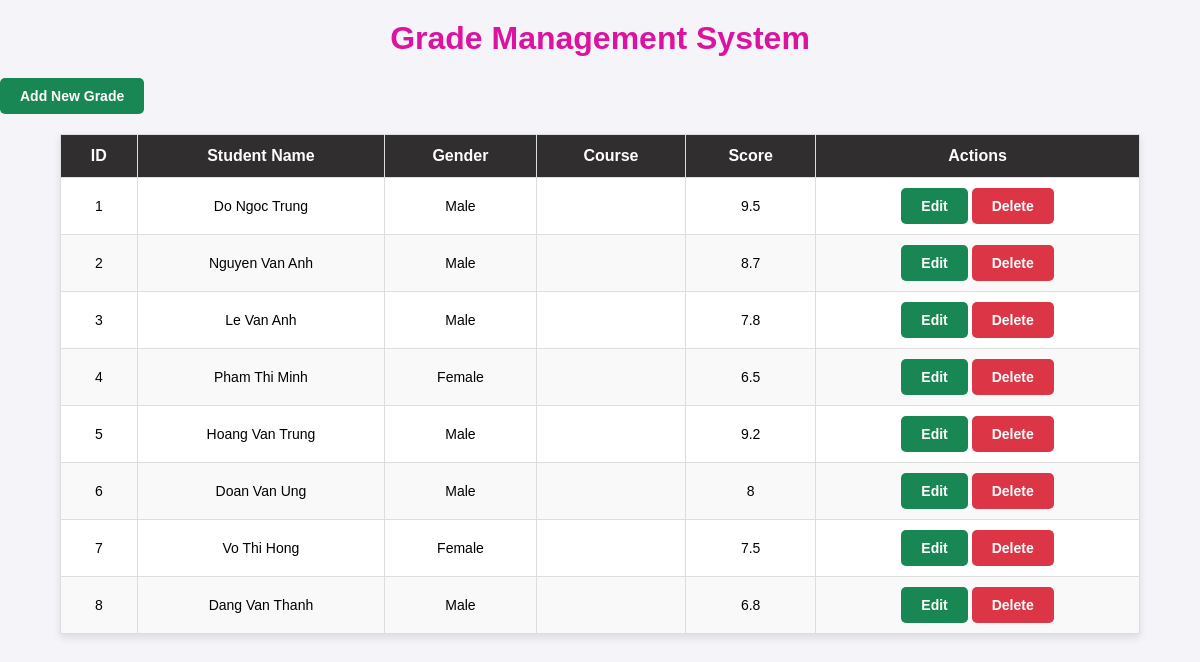
Page /manageGrades.php on the earlier database version.
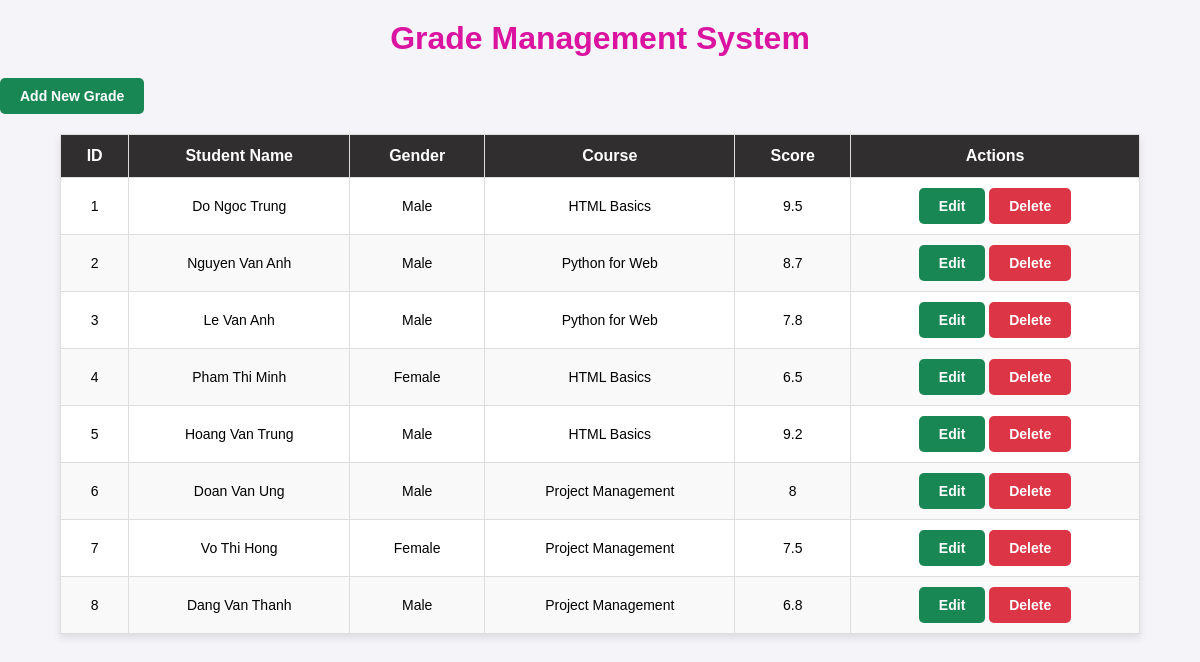
Same page on the later database version.
### tables this page shows
CREATE TABLE Grades (
    id INT AUTO_INCREMENT PRIMARY KEY,
    username VARCHAR(255) NOT NULL,
    gender ENUM('Male', 'Female') NOT NULL,
    Courses VARCHAR(255) NOT NULL,
    score FLOAT NOT NULL,
    FOREIGN KEY (id) REFERENCES attendance(id),
    created_at TIMESTAMP DEFAULT CURRENT_TIMESTAMP
);

### manageGrades.php (the view, shortened to what this page needs)
<!DOCTYPE html>
<html lang="en">
<head>
    <link rel="stylesheet" href="manageGrades.css">
</head>
<body>
    <h1>Grade Management System</h1>
    <a href="Add_grade.php" class="btn">Add New Grade</a>
    <table>
        <thead>
            <tr>
                <th>ID</th>
                <th>Student Name</th>
                <th>Gender</th>
                <th>Course</th>
                <th>Score</th>
                <th>Actions</th>
            </tr>
        </thead>
        <tbody>
            <?php
            include 'db.php';
            $result = $conn->query("SELECT * FROM Grades ORDER BY id ASC");
            while ($row = $result->fetch_assoc()) {
                echo "<tr>
                        <td>{$row['id']}</td>
                        <td>{$row['username']}</td>
                        <td>{$row['gender']}</td>
                        <td>{$row['Courses']}</td>
                        <td>{$row['score']}</td>
                        <td>
                            <a href='Edit_grade.php?id={$row['id']}' class='btn'>Edit</a>
                            <a href='Delete_grade.php?id={$row['id']}' class='btn delete'>Delete</a>
                        </td>
                    </tr>";
            }
            ?>
        </tbody>
    </table>
</body>
</html>

Differences in the rows shown:
changed grades "Do Ngoc Trung": Courses (not shown) → "HTML Basics"
changed grades "Nguyen Van Anh": Courses (not shown) → "Python for Web"
changed grades "Le Van Anh": Courses (not shown) → "Python for Web"
changed grades "Pham Thi Minh": Courses (not shown) → "HTML Basics"
changed grades "Hoang Van Trung": Courses (not shown) → "HTML Basics"
changed grades "Doan Van Ung": Courses (not shown) → "Project Management"
changed grades "Vo Thi Hong": Courses (not shown) → "Project Management"
changed grades "Dang Van Thanh": Courses (not shown) → "Project Management"
